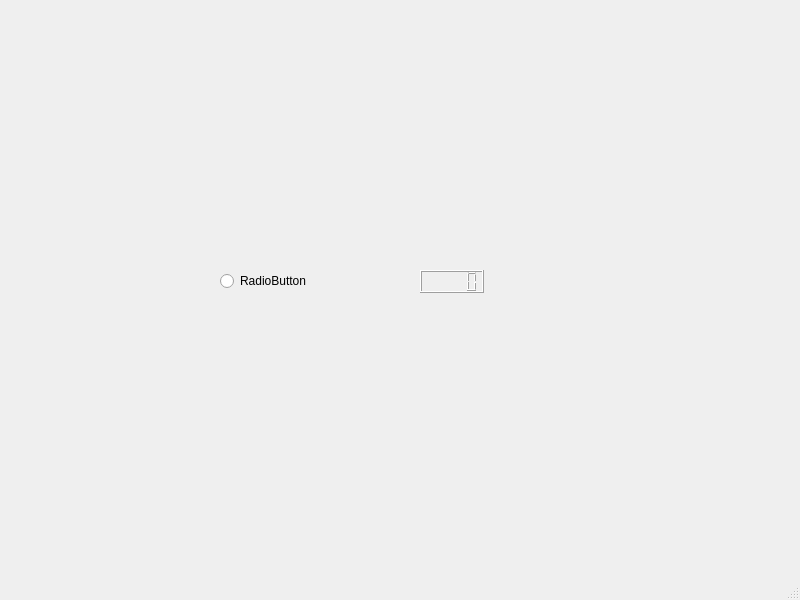
<?xml version="1.0" encoding="UTF-8"?>
<ui version="4.0">
 <class>MainWindow</class>
 <widget class="QMainWindow" name="MainWindow">
  <property name="geometry">
   <rect>
    <x>0</x>
    <y>0</y>
    <width>800</width>
    <height>600</height>
   </rect>
  </property>
  <property name="windowTitle">
   <string>MainWindow</string>
  </property>
  <widget class="QWidget" name="centralwidget">
   <widget class="QRadioButton" name="switch_2">
    <property name="geometry">
     <rect>
      <x>220</x>
      <y>270</y>
      <width>91</width>
      <height>22</height>
     </rect>
    </property>
    <property name="text">
     <string>RadioButton</string>
    </property>
   </widget>
   <widget class="QLCDNumber" name="lcdNumber">
    <property name="geometry">
     <rect>
      <x>420</x>
      <y>270</y>
      <width>64</width>
      <height>23</height>
     </rect>
    </property>
   </widget>
  </widget>
  <widget class="QMenuBar" name="menubar">
   <property name="geometry">
    <rect>
     <x>0</x>
     <y>0</y>
     <width>800</width>
     <height>21</height>
    </rect>
   </property>
  </widget>
  <widget class="QStatusBar" name="statusbar"/>
 </widget>
 <resources/>
 <connections/>
</ui>
